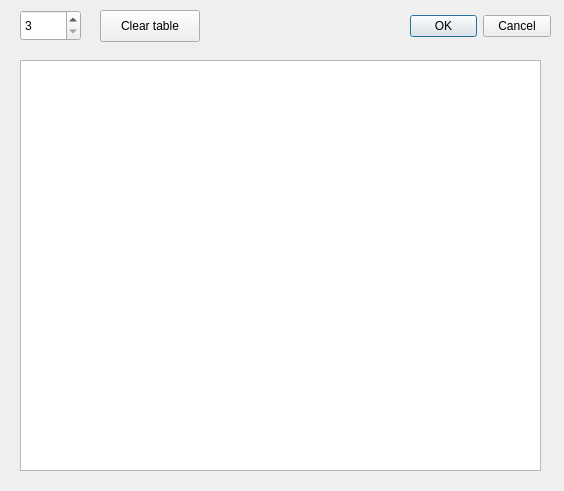
<?xml version="1.0" encoding="UTF-8"?>
<ui version="4.0">
 <class>Kernel</class>
 <widget class="QDialog" name="Kernel">
  <property name="geometry">
   <rect>
    <x>0</x>
    <y>0</y>
    <width>564</width>
    <height>491</height>
   </rect>
  </property>
  <property name="windowTitle">
   <string>Dialog</string>
  </property>
  <widget class="QDialogButtonBox" name="buttonBox">
   <property name="geometry">
    <rect>
     <x>410</x>
     <y>10</y>
     <width>141</width>
     <height>32</height>
    </rect>
   </property>
   <property name="orientation">
    <enum>Qt::Horizontal</enum>
   </property>
   <property name="standardButtons">
    <set>QDialogButtonBox::Cancel|QDialogButtonBox::Ok</set>
   </property>
  </widget>
  <widget class="QSpinBox" name="size">
   <property name="geometry">
    <rect>
     <x>20</x>
     <y>10</y>
     <width>61</width>
     <height>31</height>
    </rect>
   </property>
   <property name="minimum">
    <number>3</number>
   </property>
   <property name="maximum">
    <number>16</number>
   </property>
  </widget>
  <widget class="QTableWidget" name="tableWidget">
   <property name="geometry">
    <rect>
     <x>20</x>
     <y>60</y>
     <width>521</width>
     <height>411</height>
    </rect>
   </property>
  </widget>
  <widget class="QPushButton" name="clearTable">
   <property name="geometry">
    <rect>
     <x>100</x>
     <y>10</y>
     <width>100</width>
     <height>32</height>
    </rect>
   </property>
   <property name="text">
    <string>Clear table</string>
   </property>
  </widget>
 </widget>
 <resources/>
 <connections>
  <connection>
   <sender>buttonBox</sender>
   <signal>accepted()</signal>
   <receiver>Kernel</receiver>
   <slot>accept()</slot>
   <hints>
    <hint type="sourcelabel">
     <x>248</x>
     <y>254</y>
    </hint>
    <hint type="destinationlabel">
     <x>157</x>
     <y>274</y>
    </hint>
   </hints>
  </connection>
  <connection>
   <sender>buttonBox</sender>
   <signal>rejected()</signal>
   <receiver>Kernel</receiver>
   <slot>reject()</slot>
   <hints>
    <hint type="sourcelabel">
     <x>316</x>
     <y>260</y>
    </hint>
    <hint type="destinationlabel">
     <x>286</x>
     <y>274</y>
    </hint>
   </hints>
  </connection>
 </connections>
</ui>
